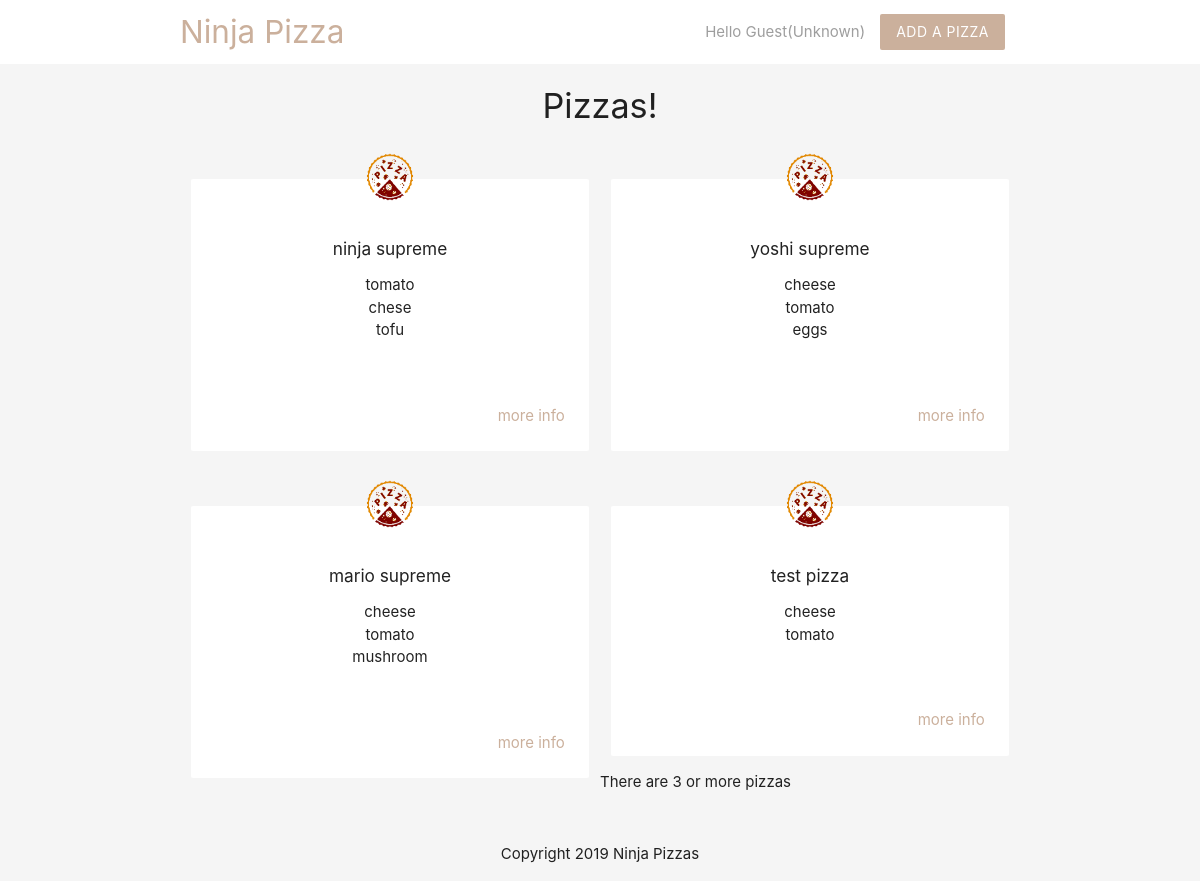
The page / on the database its author committed.
### tables this page shows
CREATE TABLE `pizzas` (
  `id` int(11) NOT NULL,
  `title` varchar(255) NOT NULL,
  `ingredients` varchar(255) NOT NULL,
  `email` varchar(255) NOT NULL,
  `created_at` timestamp NOT NULL DEFAULT current_timestamp()
);

### index.php (the view, shortened to what this page needs)
<?php
   include('confiq/db_connect.php');
   $sql = 'SELECT title, ingredients, id FROM pizzas ORDER BY created_at';
   $result = mysqli_query($conn,$sql);
   $pizzas = mysqli_fetch_all($result,MYSQLI_ASSOC);
?>
<!DOCTYPE html>
<html>
   <?php include('templates/header.php'); ?>
   <h4 class="center grey-txt">Pizzas!</h4>
   <div class="container">
        <div class="row">
           <?php foreach($pizzas as $pizza): ?>
            <div class="col s6 md3">
               <div class="card z-depth-0">
                  <img src="img/pizza.png" class="pizza">
                  <div class="card-content center">
                     <h6><?php echo htmlspecialchars($pizza['title']); ?></h6>
                     <ul>
                        <?php foreach(explode(',', $pizza['ingredients']) as $ing): ?>
                           <li>
                              <?php echo htmlspecialchars($ing);?>
                           </li>
                        <?php endforeach; ?>
                     </ul>
                  </div>
                  <div class="card-content right-align">
                     <a class="brand-text" href="details.php?id=<?php echo $pizza['id']?>">more info</a>
                  </div>
               </div>
            </div>
           <?php endforeach; ?>
           <?php if(count($pizzas) >= 3): ?>
            <p>There are 3 or more pizzas</p>
           <?php else: ?>
            <p>There are less than 3 pizzas</p>
           <?php endif; ?>
        </div>
   </div>
    <?php include('templates/footer.php'); ?>
</html>

### templates/header.php (shortened to what this page needs)
<?php
	$name = $_SESSION['name'] ?? 'Guest';
	$gender = $_COOKIE['gender'] ?? 'Unknown';
 ?>
<head>
    <link rel="stylesheet" href="https://cdnjs.cloudflare.com/ajax/libs/materialize/1.0.0/css/materialize.min.css">
</head>
	<body class ="grey lighten-4">
		<nav class="white z-depth-0">
			<div class ="container">
				<a href="index.php" class="brand-logo brand-text">Ninja Pizza</a>
				<ul id="nav-mobile" class ="right hide-on-small-and-down">
					<li class="grey-text">Hello <?php echo htmlspecialchars($name); ?></li>
					<li class="grey-text">(<?php echo htmlspecialchars($gender); ?>)</li>
					<li><a href="add.php" class="btn brand z-depth-0">Add a pizza</a></li>
				</ul>
			</div>
		</nav>

### templates/footer.php
	<footer class="section">
		<div class="center grey-txt">Copyright 2019 Ninja Pizzas</div>
	</footer>
</body>

### templates/header.php (style rules this page uses)
.brand { background: #cbb09c !important; }
.brand-text { color: #cbb09c !important; ; }
.pizza { width: 100px; margin: 40px auto -30px; display: block; position: relative; top: -30px; }

### rows shown on the page
pizzas: title "ninja supreme", ingredients "tomato", ingredients "chese", ingredients "tofu"
pizzas: title "yoshi supreme", ingredients "cheese", ingredients "tomato", ingredients "eggs"
pizzas: title "mario supreme", ingredients "cheese", ingredients "tomato", ingredients "mushroom"
pizzas: title "test pizza", ingredients "cheese", ingredients "tomato"

### other values the page prints
$name "Guest"
$gender "Unknown"
